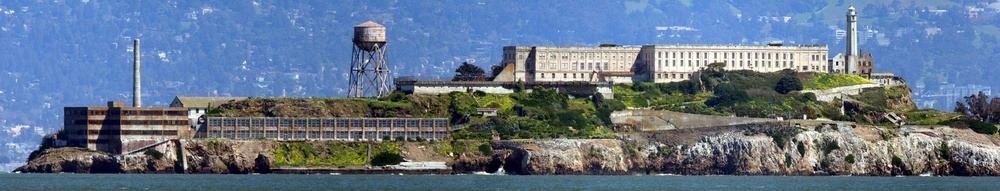
#> input picture Images/imageLeft.jpg, 1000 x 191 px, shrunk from 3266 x 624 before the run
$ python SIFT_Matching.py
#> lines starting #> are read from the running program, lines starting #| are printed output that depends on the picture
#> further down, image1 is the input picture: shape (191, 1000, 3); mean B, G, R 138.3, 117.9, 100.8
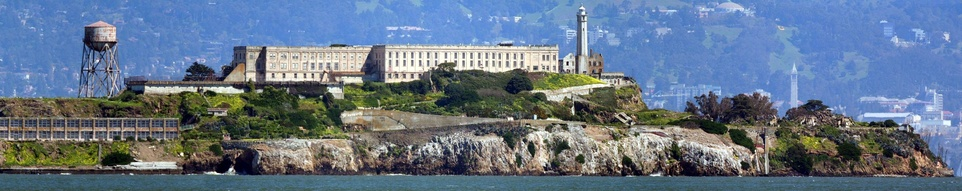
#> input picture Images/imageRight.jpg, 962 x 191 px, shrunk from 3143 x 624 before the run
#> further down, image2 is the input picture: shape (191, 962, 3); mean B, G, R 137.2, 117.8, 101.4
#!/usr/bin/env python3
# -*- coding: utf-8 -*-
"""
Created on Wed Aug 10 11:46:39 2022

@author: aniltanaktan
"""
import cv2
import matplotlib.pyplot as plt


def SIFT(imageL,imageR):

    # Convert images into gray scale
    grayL = cv2.cvtColor(imageL, cv2.COLOR_BGR2GRAY)
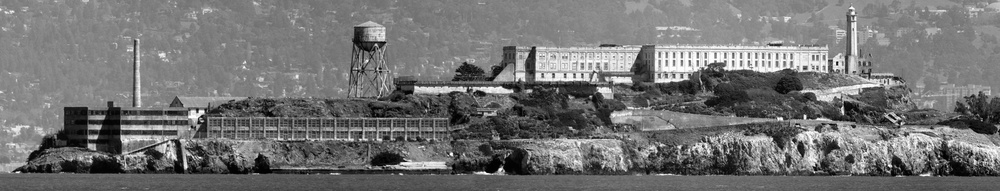
#> grayL: shape (191, 1000); min 0, max 255, mean 115.1
    grayR = cv2.cvtColor(imageR, cv2.COLOR_BGR2GRAY)
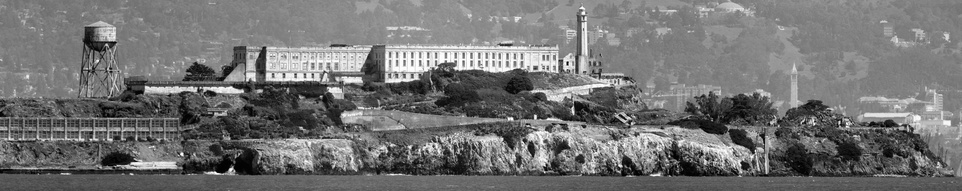
#> grayR: shape (191, 962); min 0, max 255, mean 115.1

    # Convert original images into RGB for display
    imageL = cv2.cvtColor(imageL, cv2.COLOR_BGR2RGB)
    imageR = cv2.cvtColor(imageR, cv2.COLOR_BGR2RGB)

    # SIFT Keypoint Detection
    sift = cv2.xfeatures2d.SIFT_create()

    left_keypoints, left_descriptor = sift.detectAndCompute(grayL, None)
#> left_keypoints = 2113 keypoints; strongest (x, y, size): (837, 63, 2), (451, 154, 2.2), (186, 166, 3.2), (805, 116, 2.3)
    right_keypoints, right_descriptor = sift.detectAndCompute(grayR, None)
#> right_keypoints = 2019 keypoints; strongest (x, y, size): (567, 63, 2), (182, 154, 2.2), (620, 166, 2.3), (535, 116, 2.3)


    print("Number of Keypoints Detected In The Left Image: ", len(left_keypoints))
#| Number of Keypoints Detected In The Left Image:  2113

    print("Number of Keypoints Detected In The Right Image: ", len(right_keypoints))
#| Number of Keypoints Detected In The Right Image:  2019


    # Brute Force Matching
    bf = cv2.BFMatcher(cv2.NORM_L1, crossCheck = True)  #crossCheck is enabled to get better matching points
                                                        #crossCheck checks both matching points' distances

    matches = bf.match(left_descriptor, right_descriptor)
#> matches = 1349 matches

    # Get only matches with only a short distance (eliminate false matches)
    matches = sorted(matches, key = lambda x : x.distance)

    # We will only display first 100 matches for simplicity
    result = cv2.drawMatches(imageL, left_keypoints, imageR, right_keypoints, matches[:100], grayR, flags = 2)
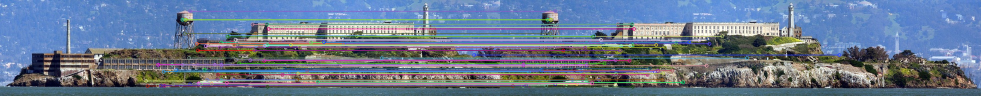
#> result: shape (191, 1962, 3) (shown at 1/2 size); mean R, G, B 104.8, 120.8, 143.4

    # Display the matches
    plt.rcParams['figure.figsize'] = [14.0, 7.0]
    plt.title('Matches')
    plt.imshow(result)
    plt.show()

    result = cv2.cvtColor(result, cv2.COLOR_BGR2RGB)
    cv2.imshow('Matches', result)

    # Print total number of matching points between the training and query images
    print("\nImage is ready. \nNumber of Matching Keypoints: ", len(matches))
#| Image is ready.
#| Number of Matching Keypoints:  1349
    cv2.waitKey(0)


# Load images
image1 = cv2.imread('Images/imageLeft.jpg')
image2 = cv2.imread('Images/imageRight.jpg')

SIFT(image1,image2)
